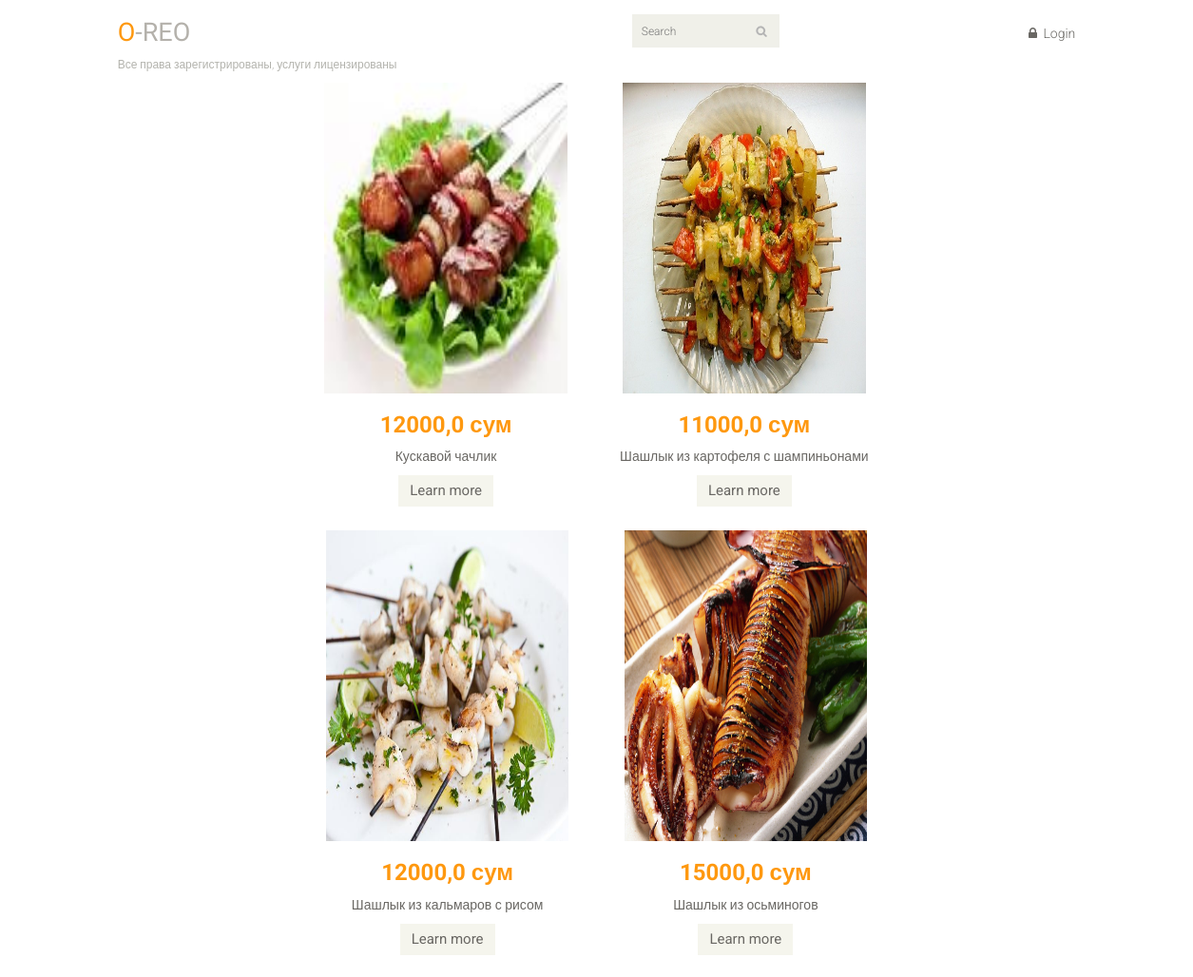
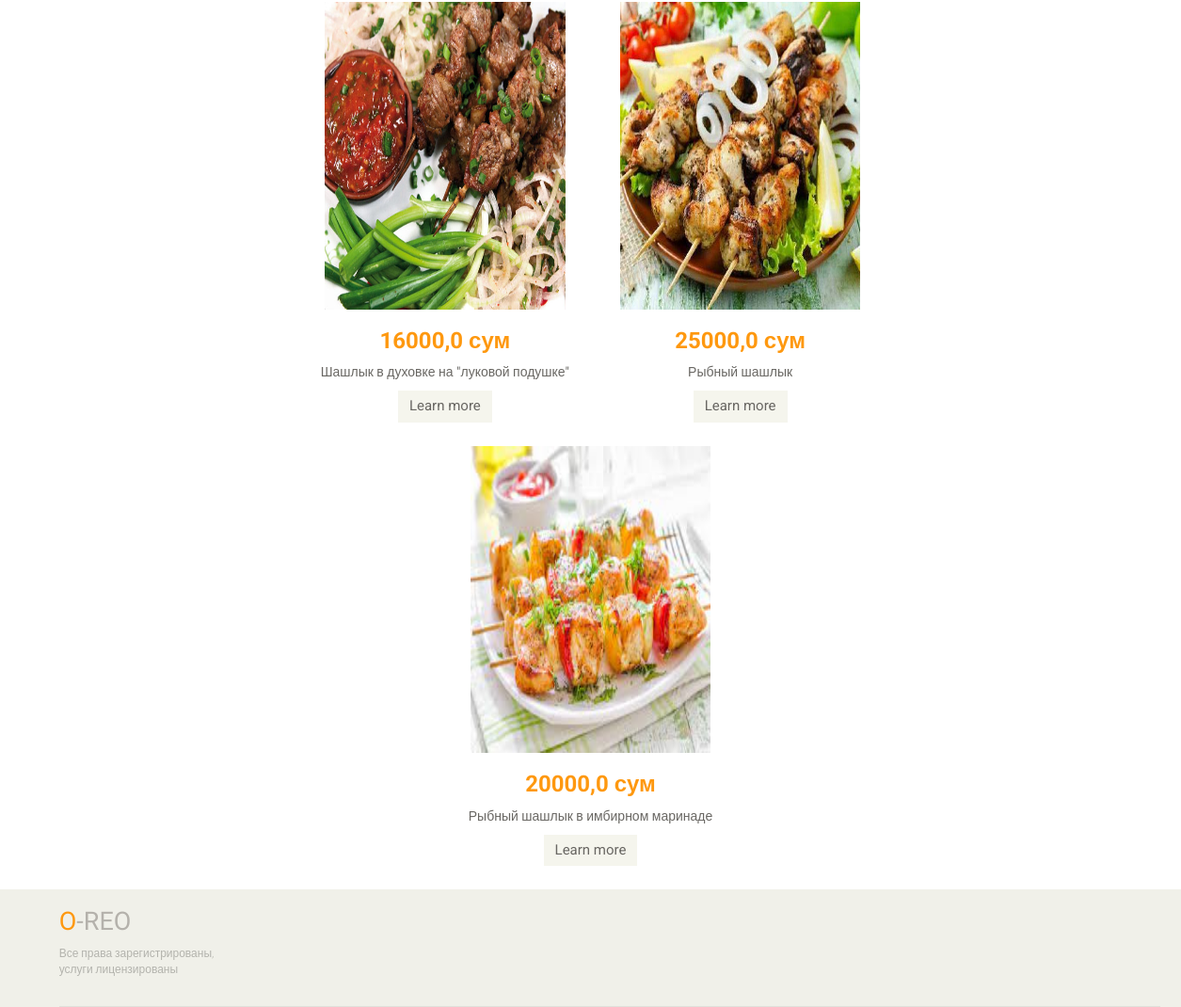
Page /category/2 on the committed database (2 pictures, top to bottom).
### index/models.py (models this page shows, shortened)
class Product(models.Model):
    product_name = models.CharField(max_length=512)
    product_desc = models.TextField(blank=True)
    product_price = models.FloatField()
    product_photo = models.ImageField()
    product_amount = models.IntegerField()
    product_category = models.ForeignKey(Category, on_delete=models.CASCADE)
    added_time = models.DateTimeField(auto_now_add=True)

### index/views.py (the view)
# urls.py: path('category/<str:pk>', views.category_page),
def category_page(request, pk):
    category_info = Category.objects.get(id=pk)
    product_info = Product.objects.filter(product_category=category_info)
    context = {'products': product_info}
    return render(request, 'about_category.html', context)

### index/templates/about_category.html (shortened to what this page needs)
{% load static %}
<html lang="ru">
<head>
    <link href="{% static 'css/bootstrap.min.css' %}" rel="stylesheet">
    <link href="{% static 'css/font-awesome.min.css' %}" rel="stylesheet">
    <link href="{% static 'css/prettyPhoto.css' %}" rel="stylesheet">
    <link href="{% static 'css/price-range.css' %}" rel="stylesheet">
    <link href="{% static 'css/animate.css' %}" rel="stylesheet">
	<link href="{% static 'css/main.css' %}" rel="stylesheet">
	<link href="{% static 'css/responsive.css' %}" rel="stylesheet">
</head>
<body>
		<section class="vlad_header">
		<div class="div_container_header">
			<div class="div_logo">
				<div class="companyinfo">
					<h2><span>O</span>-reo</h2>
					<p>Все права зарегистрированы, услуги лицензированы</p>
				</div>
			</div>
			<div class="div_search">
				<div class="search_box pull-right">
					<form method="POST">
						<input type="text" placeholder="Search" name="search_bar" />
					</form>
				</div>
			</div>
			<div class="div_buttons">
				<div class="shop-menu pull-right">
					<ul class="nav navbar-nav">
						{% if user.is_authenticated %}
							<li><a href="/">Home</a></li>
							<li><a href="/category">Category</a></li>
							<li><a href="/cart"><i class="fa fa-shopping-cart"></i> Cart</a></li>
							<li><a href="/accounts/logout/"><i class="fa fa-lock"></i> Logout</a></li>
						{% else %}
							<li><a href="/accounts/login/"><i class="fa fa-lock"></i> Login</a></li>
						{% endif %}
					</ul>
				</div>
			</div>
		</div>
	</section>
	{% block content %}
		<section class="vlad_section">
			<div class="div_container_sec">
				{% for i in products %}
					<div class="productinfo text-center">
						<a href="product/{{ i.id }}">
							<img src=/media/{{ i.product_photo }}></a>
						<h2>{{ i.product_price }} сум</h2>
						<p>{{ i.product_name }}</p>
						<a href="product/{{ i.id }}" class="btn btn-default add-to-cart">Learn more</a>
					</div>
				{% endfor %}
			</div>
		</section>
	{% endblock content %}
	<footer id="footer">
		<div class="footer-top">
			<div class="container">
				<div class="row">
					<div class="col-sm-2">
						<div class="companyinfo">
							<h2><span>O</span>-reo</h2>
							<p>Все права зарегистрированы, услуги лицензированы</p>
						</div>
					</div>
				</div>
			</div>
		</div>
	</footer>
</body>
</html>

### index/static/css/main.css (style rules this page uses)
body { font-family: 'Roboto', sans-serif; background:; position: relative; font-weight:400px; }
ul li { list-style: none; }
a { -webkit-transition: 300ms; -moz-transition: 300ms; -o-transition: 300ms; transition: 300ms; }
h1, h2, h3, h4, h5, h6 { font-family: 'Roboto', sans-serif; }
.shop-menu ul li { display:inline-block; padding-left: 15px; padding-right: 15px; }
.shop-menu ul li:last-child { padding-right: 0; }
.shop-menu ul li a { background: #FFFFFF; color: #696763; font-family: 'Roboto', sans-serif; font-size: 14px; font-weight: 300; padding:0; padding-right: 0; margin-top: 10px; }
.shop-menu ul li a i { margin-right:3px; }
.search_box input { background: #F0F0E9; border: medium none; color: #B2B2B2; font-family: 'roboto'; font-size: 12px; font-weight: 300; height: 35px; outline: medium none; padding-left: 10px; width: 155px; background-image: url(../images/home/searchicon.png); background-repeat: no-repeat; background-position: 130px; }
#footer { background: #F0F0E9; }
.footer-top .container { border-bottom: 1px solid #E0E0DA; padding-bottom: 20px; }
.companyinfo h2 { color: #B4B1AB; font-family: abel; font-size: 27px; text-transform: uppercase; }
.companyinfo h2 span { color:#FE980F; }
.companyinfo p { color: #B3B3AD; font-family: 'Roboto', sans-serif; font-size: 12px; font-weight: 300; }
.productinfo h2 { color: #FE980F; font-family: 'Roboto', sans-serif; font-size: 24px; font-weight: 700; }
.productinfo p { font-family: 'Roboto', sans-serif; font-size: 14px; font-weight: 400; color: #696763; }
.productinfo img { width: 255.48px; height: 326.81px; }
.productinfo { position:relative; }
.add-to-cart { background:#F5F5ED; border: 0 none; border-radius: 0; color: #696763; font-family: 'Roboto', sans-serif; font-size: 15px; margin-bottom: 25px; }
.div_container_header { display: flex; flex-direction: row; justify-content: space-around; }
.div_search { margin-top: 1.2%; }
.div_buttons { margin-top: 1.2%; }
.div_container_sec { display: flex; flex-direction: row; justify-content: space-around; flex-wrap: wrap; width: 50%; margin-left: 25%; margin-right: 25%; }

### rows in the picture
Product: product_photo (picture), product_price "12000,0", product_name "Кускавой чачлик"
Product: product_photo (picture), product_price "11000,0", product_name "Шашлык из картофеля с шампиньонами"
Product: product_photo (picture), product_price "12000,0", product_name "Шашлык из кальмаров с рисом"
Product: product_photo (picture), product_price "15000,0", product_name "Шашлык из осьминогов"
Product: product_photo (picture), product_price "16000,0", product_name "Шашлык в духовке на \"луковой подушке\""
Product: product_photo (picture), product_price "25000,0", product_name "Рыбный шашлык"
Product: product_photo (picture), product_price "20000,0", product_name "Рыбный шашлык в имбирном маринаде"
